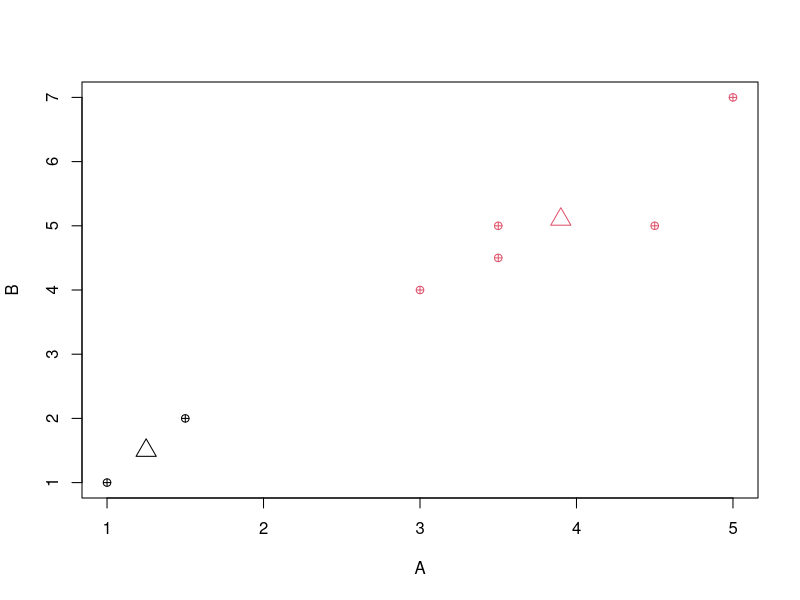

Source code (R):
#Clustering - Simple dataset - Marks in 2 subjects


A=c(1,1.5,3,5,3.5,4.5,3.5)
B=c(1,2,4,7,5,5,4.5)
marks=data.frame(A,B)
marks
?kmeans
(c1 = kmeans(marks, 2))  #??

cbind(marks, c1$cluster)
plot(marks, pch=10,col = c1$cluster)
c1$centers
points(c1$centers, col = 1:2, pch = 2, cex = 2)


c1$iter #?

#C1- 1, 2 : (1.3, 1.5)
#C2- 3, 4, 5, 6, 7  : (3.9, 5.1)
#
#Specify Coordinates for Centers
mcenters = marks[c(1,5),]
mcenters
(c2a <- kmeans(marks, centers=mcenters))
c2a
cbind(marks, c2a$cluster)


matrix(c(1,1,5,7), ncol=2)
?matrix
(c2b <- kmeans(marks, centers=matrix(c(1,1,5,7), ncol=2)))

c2a
cbind(marks,c2a$cluster)
c2a$centers
aggregate(marks,by=list(c2a$cluster),FUN=mean)
c2a
c2a$iter

library(dplyr)
marks
marks %>% group_by(c2a$cluster) %>% summarise_all(funs(sum, mean, median, n()))



# Distances
x1=marks[1,]; x2=marks[2,]
x1;x2
sqrt(sum((x1-x2)^2))
sqrt(1.25)
dist(rbind(x1,x2))
euc.dist <- function(x1, x2) sqrt(sum((x1 - x2) ^ 2))
for (i in 1:7)
  print(paste(i, round(euc.dist(marks[i,], marks[1,]),2),sep='-'))

ref1 = marks[1,]; ref1
ref2 = marks[4,]; ref2

(d1= apply(marks,1,function(x)sqrt(sum((x-ref1)^2))))
(d2= apply(marks,1,function(x)sqrt(sum((x-ref2)^2))))
df=cbind(marks, d1,d2)
df

apply(df, 1, function(x) max(which(x == min(x, na.rm = TRUE))))
df
apply(df[,c(3,4)],1, min)
df3 <-transform(df, mind1d2=apply(df[,c(3,4)],1, min, na.rm = TRUE))
df3

